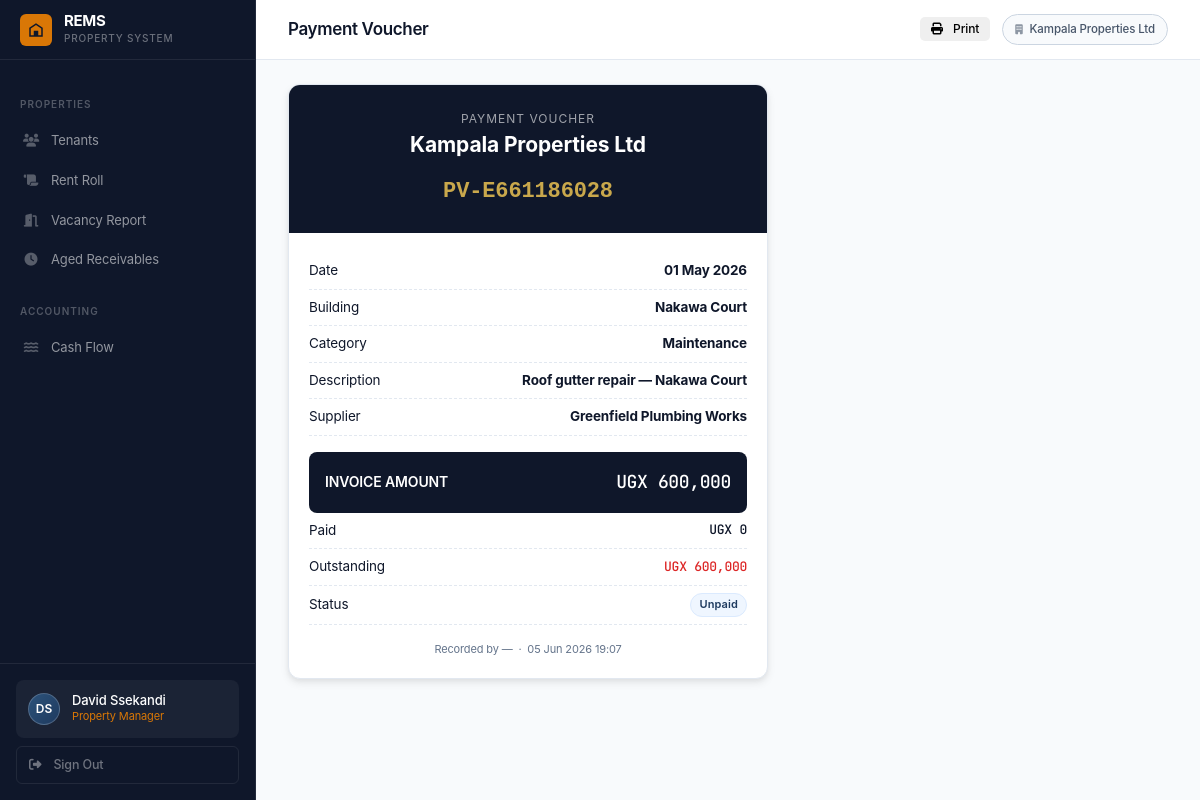
The page /expenses/115/ (signed in) on the database its author committed.
### accounts/models.py (models this page shows, shortened)
class User(AbstractUser):
    ROLE_SUPER_ADMIN        = 'super_admin'
    ROLE_OP_MANAGER         = 'op_manager'
    ROLE_PROPERTY_MANAGER   = 'property_manager'
    ROLE_CASHIER_RECEIPTS   = 'cashier_receipts'
    ROLE_CASHIER_EXPENSES   = 'cashier_expenses'
    ROLE_ACCOUNTANT         = 'accountant'
    ROLE_CHOICES = [
        (ROLE_SUPER_ADMIN,      'Super Admin'),
        (ROLE_OP_MANAGER,       'Operational Manager'),
        (ROLE_PROPERTY_MANAGER, 'Property Manager'),
        (ROLE_CASHIER_RECEIPTS, 'Cashier – Receipts'),
        (ROLE_CASHIER_EXPENSES, 'Cashier – Expenses'),
        (ROLE_ACCOUNTANT,       'Accountant'),
    ]
    organisation = models.ForeignKey(
        Organisation, null=True, blank=True,
        on_delete=models.SET_NULL, related_name='users'
    )
    role = models.CharField(max_length=30, choices=ROLE_CHOICES, default=ROLE_CASHIER_RECEIPTS)
    phone = models.CharField(max_length=30, blank=True)
    is_active = models.BooleanField(default=True)
    buildings = models.ManyToManyField('buildings.Building', blank=True, related_name='assigned_users')
    def has_role(self, role_key):
        if self.role == role_key:
            return True
        return self.user_roles.filter(role=role_key).exists()
    @property
    def is_super_admin(self):
        return self.has_role(self.ROLE_SUPER_ADMIN)
    @property
    def is_op_manager(self):
        return self.has_role(self.ROLE_OP_MANAGER)
    @property
    def is_property_manager(self):
        return self.has_role(self.ROLE_PROPERTY_MANAGER)
    @property
    def is_cashier_receipts(self):
        return self.has_role(self.ROLE_CASHIER_RECEIPTS)
    @property
    def is_cashier_expenses(self):
        return self.has_role(self.ROLE_CASHIER_EXPENSES)
    @property
    def is_accountant(self):
        return self.has_role(self.ROLE_ACCOUNTANT)
    def can_access_finance(self):
        return self.is_op_manager or self.is_accountant
    def can_receipt(self):
        return self.is_op_manager or self.is_cashier_receipts
    def can_expense(self):
        return self.is_op_manager or self.is_cashier_expenses
    def can_manage_tenants(self):
        return self.is_op_manager or self.is_property_manager
    def can_configure_taxes(self):
        return self.is_accountant
    def get_buildings_qs(self):
        from buildings.models import Building
        if self.is_super_admin:
            return Building.objects.all()
        if self.is_op_manager:
            return Building.objects.filter(organisation=self.organisation)
        assigned = self.buildings.filter(organisation=self.organisation)
        if assigned.exists():
            return assigned
        return Building.objects.filter(organisation=self.organisation)

class Organisation(models.Model):
    name = models.CharField(max_length=200)
    contact_email = models.EmailField()
    phone = models.CharField(max_length=30, blank=True)
    address = models.TextField(blank=True)
    subscription_status = models.CharField(
        max_length=20,
        choices=[('active', 'Active'), ('suspended', 'Suspended'), ('trial', 'Trial')],
        default='trial'
    )
    created_at = models.DateTimeField(auto_now_add=True)
    class Meta:
        ordering = ['name']

### expenses/models.py (models this page shows, shortened)
class Expense(models.Model):
    STATUS_UNPAID  = 'unpaid'
    STATUS_PARTIAL = 'partial'
    STATUS_PAID    = 'paid'
    PAYMENT_STATUS = [
        (STATUS_UNPAID,  'Unpaid'),
        (STATUS_PARTIAL, 'Partially Paid'),
        (STATUS_PAID,    'Paid'),
    ]
    voucher_number  = models.CharField(max_length=30, unique=True, editable=False)
    building        = models.ForeignKey(Building, on_delete=models.CASCADE, related_name='expenses')
    category        = models.ForeignKey(ExpenseCategory, null=True, on_delete=models.SET_NULL, related_name='expenses')
    supplier        = models.ForeignKey(Supplier, null=True, blank=True, on_delete=models.SET_NULL, related_name='expenses')
    payee           = models.CharField(max_length=200, blank=True, help_text='Name if supplier not in system')
    expense_date    = models.DateField()
    description     = models.CharField(max_length=300)
    amount          = models.DecimalField(max_digits=15, decimal_places=2, help_text='Total invoice amount')
    paid_amount     = models.DecimalField(max_digits=15, decimal_places=2, default=Decimal('0'),
                                         help_text='Amount actually paid so far')
    payment_status  = models.CharField(max_length=10, choices=PAYMENT_STATUS, default=STATUS_UNPAID)
    reference_no    = models.CharField(max_length=100, blank=True)
    notes           = models.TextField(blank=True)
    recorded_by     = models.ForeignKey(
        'accounts.User', null=True, on_delete=models.SET_NULL, related_name='expenses_recorded'
    )
    created_at      = models.DateTimeField(auto_now_add=True)
    @property
    def balance_due(self):
        return self.amount - self.paid_amount
    class Meta:
        ordering = ['-expense_date', '-created_at']

class ExpenseCategory(models.Model):
    organisation = models.ForeignKey('accounts.Organisation', on_delete=models.CASCADE, related_name='expense_categories')
    name = models.CharField(max_length=100)
    class Meta:
        verbose_name_plural = 'Expense Categories'
        ordering = ['name']

class Supplier(models.Model):
    organisation = models.ForeignKey('accounts.Organisation', on_delete=models.CASCADE, related_name='suppliers')
    name         = models.CharField(max_length=200)
    phone        = models.CharField(max_length=30, blank=True)
    email        = models.EmailField(blank=True)
    address      = models.TextField(blank=True)
    notes        = models.TextField(blank=True)
    created_at   = models.DateTimeField(auto_now_add=True)
    class Meta:
        ordering = ['name']

### buildings/models.py (models this page shows, shortened)
class Building(models.Model):
    organisation  = models.ForeignKey(Organisation, on_delete=models.CASCADE, related_name='buildings')
    name          = models.CharField(max_length=200)
    address       = models.TextField(blank=True)
    total_rooms   = models.PositiveIntegerField(default=0)
    standard_rate = models.DecimalField(
        max_digits=15, decimal_places=2, null=True, blank=True,
        help_text='Default monthly rent per room for this building (UGX)'
    )
    description   = models.TextField(blank=True)
    created_at    = models.DateTimeField(auto_now_add=True)
    class Meta:
        ordering = ['name']

### expenses/views.py (the view)
# urls.py: path('<int:pk>/',                 views.expense_detail,    name='detail'),
@login_required
def expense_detail(request, pk):
    buildings = request.user.get_buildings_qs()
    expense = get_object_or_404(Expense, pk=pk, building__in=buildings)
    ledger_entries = expense.supplier.ledger_entries.filter(reference=expense.voucher_number) if expense.supplier else []
    return render(request, 'expenses/expense_detail.html', {'expense': expense, 'ledger_entries': ledger_entries})

### templates/expenses/expense_detail.html (shortened to what this page needs)
{% extends 'base.html' %}
{% load humanize %}
{% block page_title %}Payment Voucher{% endblock %}
{% block topbar_actions %}<button onclick="window.print()" class="btn btn-outline btn-sm no-print"><i class="fas fa-print"></i>&nbsp; Print</button>{% endblock %}
{% block content %}
<div style="max-width:480px;">
  <div class="receipt-card">
    <div class="receipt-header">
      <div style="font-size:12px;opacity:.6;letter-spacing:1px;text-transform:uppercase;">Payment Voucher</div>
      <h2>{{ expense.building.organisation.name }}</h2>
      <div style="font-family:'DM Mono',monospace;font-size:22px;font-weight:700;margin-top:12px;color:#C9A84C;">PV-{{ expense.voucher_number }}</div>
    </div>
    <div class="receipt-body">
      <div class="receipt-row"><label>Date</label><strong>{{ expense.expense_date|date:"d F Y" }}</strong></div>
      <div class="receipt-row"><label>Building</label><strong>{{ expense.building.name }}</strong></div>
      <div class="receipt-row"><label>Category</label><strong>{{ expense.category.name|default:"—" }}</strong></div>
      <div class="receipt-row"><label>Description</label><strong>{{ expense.description }}</strong></div>
      {% if expense.supplier %}<div class="receipt-row"><label>Supplier</label><strong><a href="{% url 'expenses:supplier_detail' expense.supplier.pk %}" style="color:var(--navy);">{{ expense.supplier.name }}</a></strong></div>{% elif expense.payee %}<div class="receipt-row"><label>Payee</label><strong>{{ expense.payee }}</strong></div>{% endif %}
      <div class="receipt-total"><span>INVOICE AMOUNT</span><span class="money" style="font-size:18px;">UGX {{ expense.amount|floatformat:0|intcomma }}</span></div>
      <div class="receipt-row"><label>Paid</label><strong class="money">UGX {{ expense.paid_amount|floatformat:0|intcomma }}</strong></div>
      <div class="receipt-row"><label>Outstanding</label><strong class="money {% if expense.balance_due > 0 %}text-credit{% endif %}">UGX {{ expense.balance_due|floatformat:0|intcomma }}</strong></div>
      <div class="receipt-row"><label>Status</label><strong><span class="badge {% if expense.payment_status == 'paid' %}badge-success{% elif expense.payment_status == 'partial' %}badge-warning{% else %}badge-navy{% endif %}">{{ expense.get_payment_status_display }}</span></strong></div>
      <div style="margin-top:16px;text-align:center;font-size:11px;color:var(--text-muted);">Recorded by {{ expense.recorded_by.get_full_name|default:"—" }} &nbsp;·&nbsp; {{ expense.created_at|date:"d M Y H:i" }}</div>
    </div>
  </div>
</div>
{% endblock %}

### templates/base.html (shortened to what this page needs)
{% load humanize %}
<!DOCTYPE html>
<html lang="en">
<head>
<link rel="stylesheet" href="https://cdnjs.cloudflare.com/ajax/libs/font-awesome/6.5.0/css/all.min.css">
<link rel="stylesheet" href="/static/css/rems.css">
</head>
<body>
<aside class="sidebar">
  <a href="{% url 'dashboard:home' %}" class="sidebar-brand">
    <div class="sidebar-brand-mark">
      <svg viewBox="0 0 24 24" xmlns="http://www.w3.org/2000/svg">
        <path d="M3 21V9l9-6 9 6v12H3zm2-2h4v-4h6v4h4V10.1L12 5.2 5 10.1V19zm4-4h6v-2H9v2z"/>
      </svg>
    </div>
    <div>
      <div class="sidebar-brand-name">REMS</div>
      <div class="sidebar-brand-sub">Property System</div>
    </div>
  </a>
  <nav class="sidebar-nav">
    {% if user.can_manage_tenants or user.is_op_manager %}
    <div class="nav-section">Properties</div>
    <a href="{% url 'tenants:list' %}"
       class="nav-item {% if request.resolver_match.app_name == 'tenants' and 'vacancy' not in request.path and 'aged' not in request.path and 'rent-roll' not in request.path %}active{% endif %}">
      <span class="nav-icon"><i class="fas fa-users"></i></span> Tenants
    </a>
    <a href="{% url 'tenants:rent_roll' %}"
       class="nav-item {% if 'rent-roll' in request.path %}active{% endif %}">
      <span class="nav-icon"><i class="fas fa-scroll"></i></span> Rent Roll
    </a>
    <a href="{% url 'tenants:vacancy' %}"
       class="nav-item {% if 'vacancy' in request.path %}active{% endif %}">
      <span class="nav-icon"><i class="fas fa-door-open"></i></span> Vacancy Report
    </a>
    <a href="{% url 'tenants:aged_receivables' %}"
       class="nav-item {% if 'aged-receivables' in request.path %}active{% endif %}">
      <span class="nav-icon"><i class="fas fa-clock"></i></span> Aged Receivables
    </a>
    {% endif %}
    {% if user.can_access_finance or user.can_manage_tenants %}
    <div class="nav-section">Accounting</div>
    {% if user.can_manage_tenants %}
    <a href="{% url 'finance:cash_flow' %}"
       class="nav-item {% if 'cash-flow' in request.path %}active{% endif %}">
      <span class="nav-icon"><i class="fas fa-water"></i></span> Cash Flow
    </a>
    {% endif %}
    {% endif %}
  </nav>
  <div class="sidebar-footer">
    <div class="user-chip">
      <div class="user-avatar">{{ user.first_name.0|upper }}{{ user.last_name.0|upper }}</div>
      <div style="min-width:0;">
        <div class="user-name">{{ user.get_full_name|default:user.username }}</div>
        <div class="user-role">
          {{ user.get_role_display }}{% for r in user.user_roles.all %} &middot; {{ r.get_role_display }}{% endfor %}
        </div>
      </div>
    </div>
    <a href="{% url 'accounts:logout' %}" class="sidebar-signout">
      <i class="fas fa-sign-out-alt"></i> Sign Out
    </a>
  </div>
</aside>
<div class="main-wrapper">
  <header class="topbar">
    <div class="topbar-left">
      <h1 class="page-title">{% block page_title %}{% endblock %}</h1>
    </div>
    <div class="topbar-actions">
      {% block topbar_actions %}{% endblock %}
      {% if user.organisation %}
      <span class="org-label">
        <i class="fas fa-building" style="font-size:10px;margin-right:4px;opacity:.6;"></i>
        {{ user.organisation.name }}
      </span>
      {% endif %}
    </div>
  </header>
  <main class="content">
    {% block content %}{% endblock %}
  </main>
</div>
</body>
</html>

### rows shown on the page
User: first_name.0 "D", last_name.0 "S", get_full_name "David Ssekandi", role "Property Manager", organisation.name "Kampala Properties Ltd"
Expense: building.organisation.name "Kampala Properties Ltd", voucher_number "E661186028", expense_date "01 May 2026", building.name "Nakawa Court", category.name "Maintenance", description "Roof gutter repair — Nakawa Court", supplier.name "Greenfield Plumbing Works", amount "600,000", paid_amount "0", balance_due "600,000", payment_status "Unpaid", recorded_by.get_full_name "—", created_at "05 Jun 2026 19:07"
